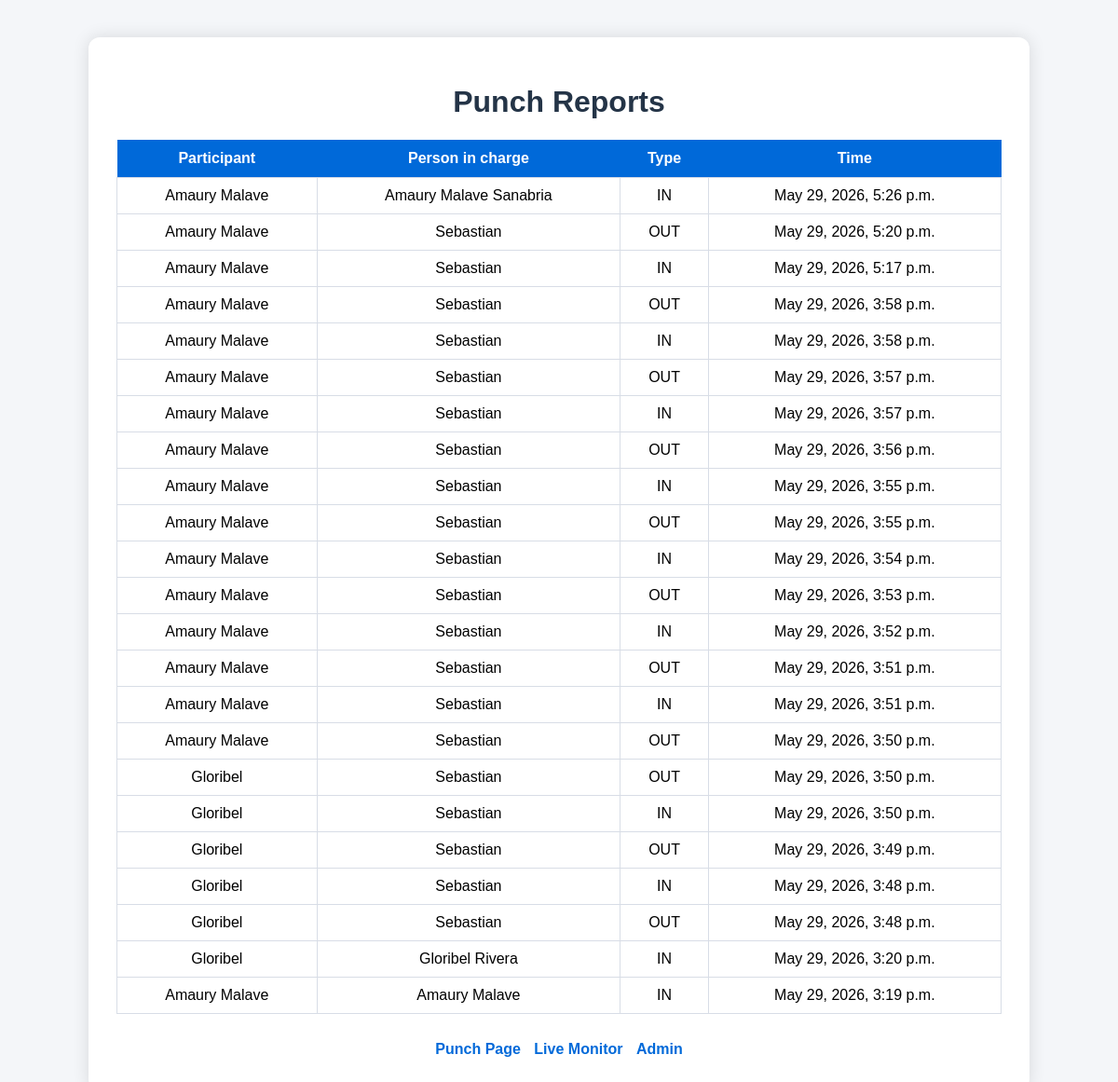
The page /reports/ on the database its author committed.
### attendance/models.py (models this page shows, shortened)
class Punch(models.Model):
    PUNCH_TYPES = [
        ("IN", "In"),
        ("OUT", "Out"),
    ]
    employee = models.ForeignKey(Employee, on_delete=models.CASCADE, related_name="punches")
    full_name = models.CharField(max_length=100)
    punch_type = models.CharField(max_length=3, choices=PUNCH_TYPES)
    timestamp = models.DateTimeField(auto_now_add=True)

class Employee(models.Model):
    username = models.CharField(max_length=50, unique=True)
    full_name = models.CharField(max_length=100)
    pin_hash = models.CharField(max_length=255)
    active = models.BooleanField(default=True)
    created_at = models.DateTimeField(auto_now_add=True)

### attendance/views.py (the view)
# urls.py: path('reports/', reports_view, name='reports'),
def reports_view(request):
    punches = Punch.objects.select_related("employee").order_by("-timestamp")
    return render(request, "attendance/reports.html", {
        "punches": punches,
    })

### attendance/templates/attendance/reports.html (shortened to what this page needs)
{% load static %}
<!DOCTYPE html>
<html>
<head>
    <link rel="stylesheet" href="{% static 'attendance/style.css' %}">
</head>
<body>
<div class="container wide">
    <h1>Punch Reports</h1>
    <table>
        <tr>
            <th>Participant</th>
            <th>Person in charge</th>
            <th>Type</th>
            <th>Time</th>
        </tr>
        {% for punch in punches %}
        <tr>
            <td>{{ punch.employee.full_name }}</td>
            <td>{{ punch.full_name }}</td>
            <td>{{ punch.punch_type }}</td>
            <td>{{ punch.timestamp }}</td>
        </tr>
        {% empty %}
        <tr>
            <td colspan="4">No punches yet.</td>
        </tr>
        {% endfor %}
    </table>
    <div class="links">
        <a href="/">Punch Page</a>
        <a href="/live/">Live Monitor</a>
        <a href="/admin/">Admin</a>
    </div>
</div>
</body>
</html>

### attendance/static/attendance/style.css (style rules this page uses)
body { font-family: Arial, sans-serif; background: #f4f6f9; margin: 0; padding: 40px; }
.container { max-width: 520px; margin: auto; background: white; padding: 30px; border-radius: 12px; box-shadow: 0 0 18px rgba(0, 0, 0, 0.12); }
.container.wide { max-width: 950px; }
h1, h2 { color: #243447; text-align: center; }
table { width: 100%; border-collapse: collapse; margin-top: 18px; background: white; }
th { background: #0069d9; color: white; padding: 11px; }
td { border: 1px solid #d8dde6; padding: 10px; text-align: center; }
.links { text-align: center; margin-top: 24px; }
.links a { display: inline-block; margin: 5px; color: #0069d9; text-decoration: none; font-weight: bold; }

### rows shown on the page
Punch: employee.full_name "Amaury Malave", full_name "Amaury Malave Sanabria", punch_type "IN", timestamp "May 29, 2026, 5:26 p.m."
Punch: employee.full_name "Amaury Malave", full_name "Sebastian", punch_type "OUT", timestamp "May 29, 2026, 5:20 p.m."
Punch: employee.full_name "Amaury Malave", full_name "Sebastian", punch_type "IN", timestamp "May 29, 2026, 5:17 p.m."
Punch: employee.full_name "Amaury Malave", full_name "Sebastian", punch_type "OUT", timestamp "May 29, 2026, 3:58 p.m."
Punch: employee.full_name "Amaury Malave", full_name "Sebastian", punch_type "IN", timestamp "May 29, 2026, 3:58 p.m."
Punch: employee.full_name "Amaury Malave", full_name "Sebastian", punch_type "OUT", timestamp "May 29, 2026, 3:57 p.m."
Punch: employee.full_name "Amaury Malave", full_name "Sebastian", punch_type "IN", timestamp "May 29, 2026, 3:57 p.m."
Punch: employee.full_name "Amaury Malave", full_name "Sebastian", punch_type "OUT", timestamp "May 29, 2026, 3:56 p.m."
Punch: employee.full_name "Amaury Malave", full_name "Sebastian", punch_type "IN", timestamp "May 29, 2026, 3:55 p.m."
Punch: employee.full_name "Amaury Malave", full_name "Sebastian", punch_type "OUT", timestamp "May 29, 2026, 3:55 p.m."
Punch: employee.full_name "Amaury Malave", full_name "Sebastian", punch_type "IN", timestamp "May 29, 2026, 3:54 p.m."
Punch: employee.full_name "Amaury Malave", full_name "Sebastian", punch_type "OUT", timestamp "May 29, 2026, 3:53 p.m."
Punch: employee.full_name "Amaury Malave", full_name "Sebastian", punch_type "IN", timestamp "May 29, 2026, 3:52 p.m."
Punch: employee.full_name "Amaury Malave", full_name "Sebastian", punch_type "OUT", timestamp "May 29, 2026, 3:51 p.m."
Punch: employee.full_name "Amaury Malave", full_name "Sebastian", punch_type "IN", timestamp "May 29, 2026, 3:51 p.m."
Punch: employee.full_name "Amaury Malave", full_name "Sebastian", punch_type "OUT", timestamp "May 29, 2026, 3:50 p.m."
Punch: employee.full_name "Gloribel", full_name "Sebastian", punch_type "OUT", timestamp "May 29, 2026, 3:50 p.m."
Punch: employee.full_name "Gloribel", full_name "Sebastian", punch_type "IN", timestamp "May 29, 2026, 3:50 p.m."
Punch: employee.full_name "Gloribel", full_name "Sebastian", punch_type "OUT", timestamp "May 29, 2026, 3:49 p.m."
Punch: employee.full_name "Gloribel", full_name "Sebastian", punch_type "IN", timestamp "May 29, 2026, 3:48 p.m."
Punch: employee.full_name "Gloribel", full_name "Sebastian", punch_type "OUT", timestamp "May 29, 2026, 3:48 p.m."
Punch: employee.full_name "Gloribel", full_name "Gloribel Rivera", punch_type "IN", timestamp "May 29, 2026, 3:20 p.m."
Punch: employee.full_name "Amaury Malave", full_name "Amaury Malave", punch_type "IN", timestamp "May 29, 2026, 3:19 p.m."
